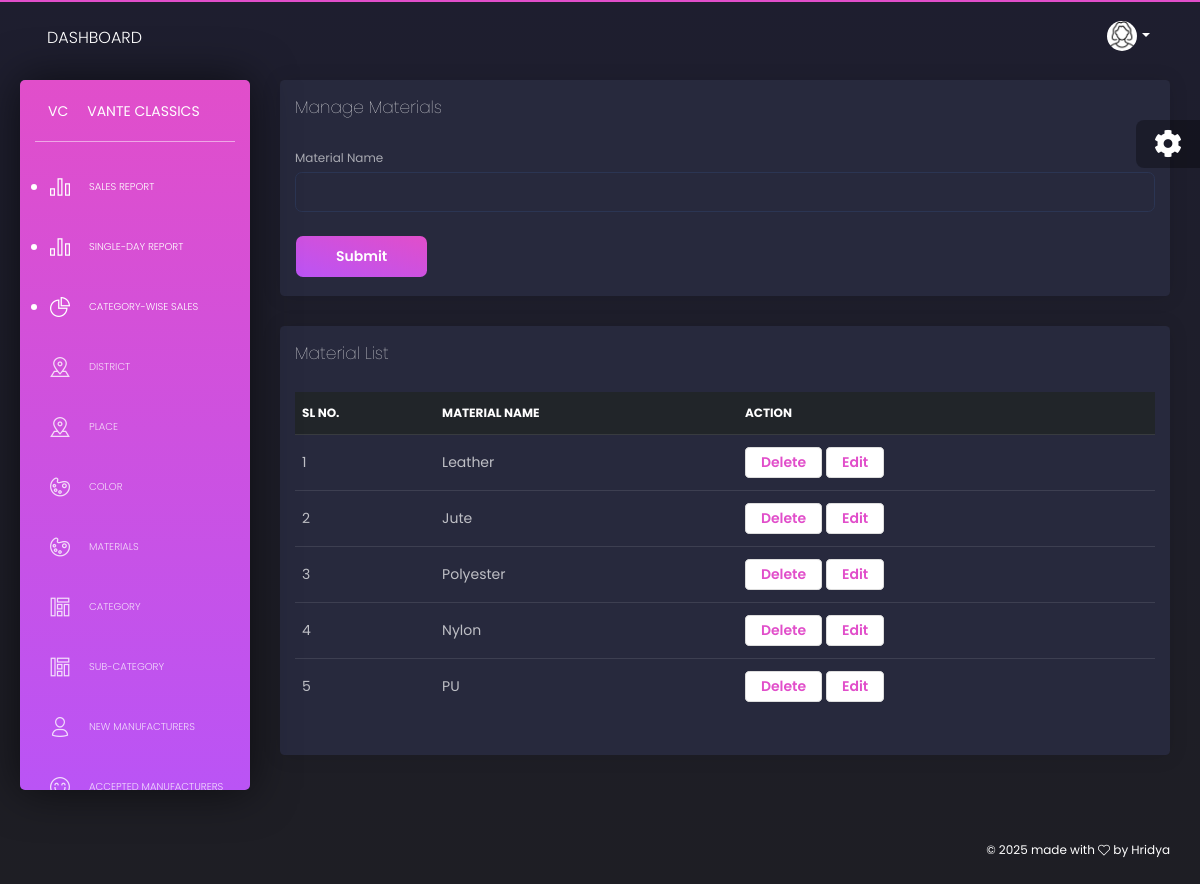
Screenshot of /PROJECT/Admin/Material.php with the database file from the repository.
### tables this page shows
CREATE TABLE `tbl_material` (
  `material_id` int(11) NOT NULL,
  `material_name` varchar(30) NOT NULL
);

### PROJECT/Admin/Material.php (the view, shortened to what this page needs)
<?php
include("../Assets/Connection/connection.php");
include("Head.php");
		?>
           <?php
$mname='';
?>
<!DOCTYPE html PUBLIC "-//W3C//DTD XHTML 1.0 Transitional//EN" "http://www.w3.org/TR/xhtml1/DTD/xhtml1-transitional.dtd">
<html xmlns="http://www.w3.org/1999/xhtml">
<head>
</head>
<body>
    <div class="row">
        <div class="container-fluid">
            <div class="row">
                <div class="col-md-12">
                    <div class="card">
                        <div class="card-header">
                            <h4 class="card-title">Manage Materials</h4>
                        </div>
                        <div class="card-body">
                            <form id="form1" name="form1" method="post" action="">
                                <div class="form-group">
                                    <label for="txt_name">Material Name</label>
                                    <input type="text" name="txt_name" id="txt_name" class="form-control" value="<?php echo htmlspecialchars($mname); ?>" />
                                </div>
                                <button type="submit" name="btn_submit" id="btn_submit" class="btn btn-primary">Submit</button>
                            </form>
                        </div>
                    </div>
                </div>
                <div class="col-md-12">
                    <div class="card">
                        <div class="card-header">
                            <h4 class="card-title">Material List</h4>
                        </div>
                        <div class="card-body">
                            <div class="table-responsive">
                                <table class="table">
                                    <thead class="thead-dark">
                                        <tr>
                                            <th>Sl No.</th>
                                            <th>Material Name</th>
                                            <th>Action</th>
                                        </tr>
                                    </thead>
                                    <tbody>
                                        <?php
                                        $SelQry = "SELECT * FROM tbl_material";
                                        $result = $Con->query($SelQry);
                                        $i = 0;
                                        while ($row = $result->fetch_assoc()) {
                                            $i++;
                                        ?>
                                        <tr>
                                            <td><?php echo $i; ?></td>
                                            <td><?php echo htmlspecialchars($row['material_name']); ?></td>
                                            <td class="action-links">
                                                <a href="Material.php?mid=<?php echo $row['material_id']; ?>" class="btn btn-neutral btn-sm">Delete</a>
                                                <a href="Material.php?eid=<?php echo $row['material_id']; ?>" class="btn btn-neutral btn-sm">Edit</a>
                                            </td>
                                        </tr>
                                        <?php } ?>
                                    </tbody>
                                </table>
                            </div>
                        </div>
                    </div>
                </div>
            </div>
        </div>
    </div>
</body>
</html>
<?php
            include("Foot.php");
            ?>

### PROJECT/Admin/Material.php (style rules this page uses)
.btn-neutral { background-color: #f4f4f4; border: 1px solid #ddd; }

### rows the page displays
tbl_material: material_name "Leather"
tbl_material: material_name "Jute"
tbl_material: material_name "Polyester"
tbl_material: material_name "Nylon"
tbl_material: material_name "PU"
